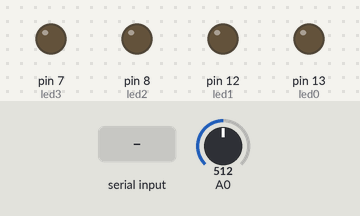
Recording of a sketch running on a simulated Arduino Uno, built with avr-gcc and run on an emulated ATmega328P. Shown: output pins drawn as LEDs (lit = HIGH). The inputs (shaded band) are chosen by the test bench; at power-on: A0 = 512. What the sketch prints to the serial monitor is not drawn.

Above: at 1.2 s.
1.3 s: "A" received over Serial
At 1.7 s:
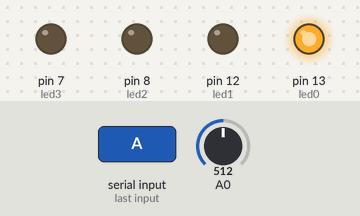
2.8 s: "C" received over Serial
At 4.0 s:
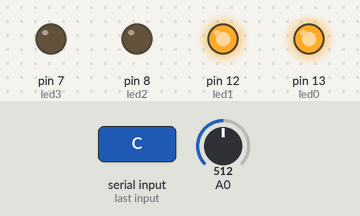
4.3 s: "B" received over Serial
At 5.2 s:
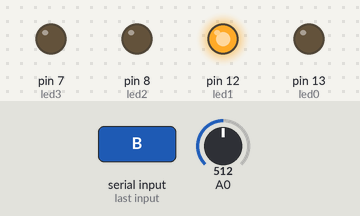
5.8 s: "E" received over Serial
At 6.2 s:
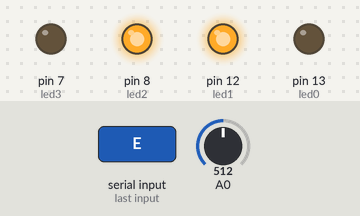
7.3 s: "D" received over Serial
At 8.5 s:
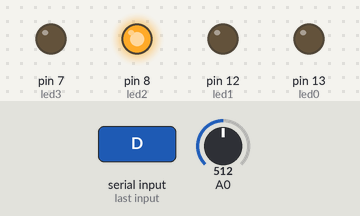
8.8 s: "G" received over Serial
At 9.8 s:
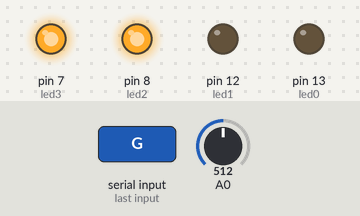
Timing chart, 0 to 11.3 s (numbered marks = the images above; inputs shaded):
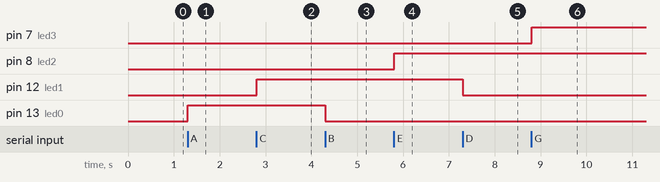

The sketch:

Rheometro.pde
```cpp
int led0 = 13;
int led1 = 12;
int led2 = 8;
int led3 = 7;
char input = ' ';

void setup() {
  pinMode(led0, OUTPUT);
  pinMode(led1, OUTPUT);
  pinMode(led2, OUTPUT);
  pinMode(led3, OUTPUT);
  Serial.begin(9600);
}

void loop() {
  int sensorValue = analogRead(A0);
  Serial.println(sensorValue, DEC);

  if (Serial.available() > 0){
    input = Serial.read();
  }

  switch (input){
    case 'A':
      digitalWrite(led0, HIGH);
      input = ' ';
      break;
    case 'B':
      digitalWrite(led0, LOW);
      input = ' ';
      break;
    case 'C':
      digitalWrite(led1, HIGH);
      input = ' ';
      break;
    case 'D':
      digitalWrite(led1, LOW);
      input = ' ';
      break;
    case 'E':
      digitalWrite(led2, HIGH);
      input = ' ';
      break;
    case 'F':
      digitalWrite(led2, LOW);
      input = ' ';
      break;
    case 'G':
      digitalWrite(led3, HIGH);
      input = ' ';
      break;
    case 'H':
      digitalWrite(led3, LOW);
      input = ' ';
      break;
  }
}
```

Measured:
- after the input at 1.3 s, pin 13 (led0): LOW → HIGH at once
- after the input at 2.8 s, pin 12 (led1): LOW → HIGH at once
- after the input at 4.3 s, pin 13 (led0): HIGH → LOW at once
- after the input at 5.8 s, pin 8 (led2): LOW → HIGH at once
- after the input at 7.3 s, pin 12 (led1): HIGH → LOW at once
- after the input at 8.8 s, pin 7 (led3): LOW → HIGH at once
